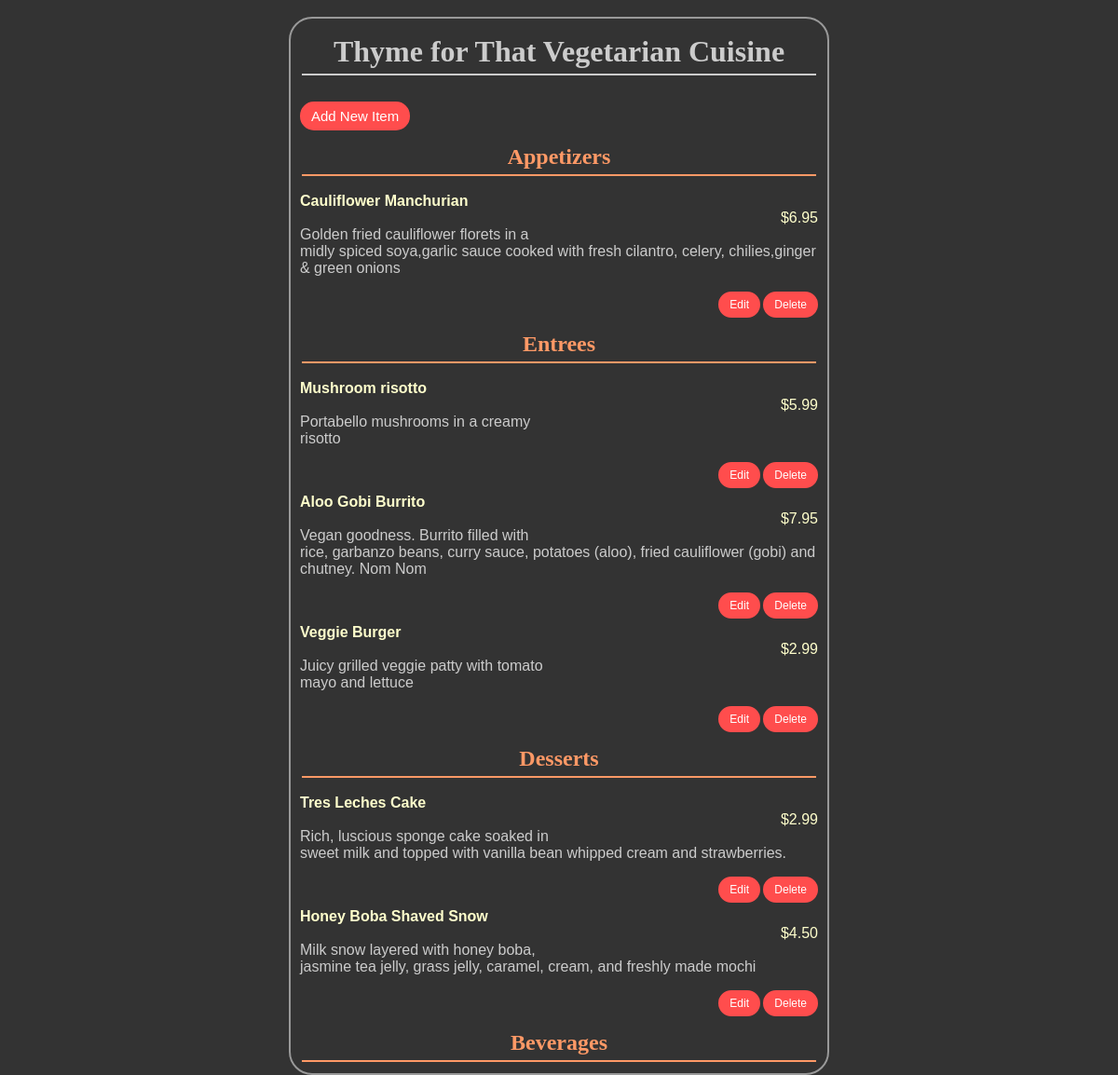
/restaurant/5/menu/, run on the app's committed database.
### database_setup.py (models this page shows, shortened)
class Restaurant(Base):
    __tablename__ = 'restaurant'
    name = Column(String(80), nullable = False)
    id = Column(Integer, primary_key = True)

class MenuItem(Base):
    __tablename__ = 'menu_item'
    name = Column(String(80), nullable = False)
    id = Column(Integer, primary_key = True)
    course = Column(String(80))
    description = Column(String(250))
    price = Column(String(8))
    restaurant_id = Column(Integer, ForeignKey('restaurant.id'))
    restaurant = relationship(Restaurant)

### flaskmenu.py (the view)
@app.route('/restaurant/<int:restaurant_id>/')
@app.route('/restaurant/<int:restaurant_id>/menu/')
def restaurantMenu(restaurant_id):
    restaurant = session.query(Restaurant).filter_by(id=restaurant_id).one()
    items = session.query(MenuItem).filter_by(restaurant_id=restaurant.id).all()
    '''
    output = ''
    for item in items:
        output += item.name
        output += '</br>'
        output += item.price
        output += '</br>'
        output += item.description
        output += '</br></br>'
    return output
    '''
    return render_template('menu.html', restaurant=restaurant, items=items)

### templates/menu.html (shortened to what this page needs)
<!DOCTYPE html>
<html lang="en">
<head>
    <link rel="stylesheet" type="text/css" href="{{ url_for('static', filename='styles.css') }}">
</head>
<body>
    <div class = 'pane'>
        <div>
            <h1>{{restaurant.name}}</h1>
        </div>
        {% if items !=[] %}
            <br>
            <div class = 'create'>
                <a href = "{{ url_for('newMenuItem', restaurant_id = restaurant.id) }}">Add New Item</a>
            </div>
            <h2>Appetizers</h2>
            {% for item in items %}
            {% if item.course == 'Appetizer' %}
            <div>
                <p class = "name"> <strong> {{item.name}} </strong> </p>
                <br>
                <p class = "price"> {{item.price}} </p>
                <br>
                <p class = "description"> {{item.description}} </p>
                <div class = "editdelete">
                    <a href="{{ url_for('editMenuItem', restaurant_id=restaurant.id, menu_id=item.id) }}">Edit</a>
                    <a href="{{ url_for('deleteMenuItem', restaurant_id=restaurant.id, menu_id=item.id) }}">Delete</a>
                </div>
                <br>
            </div>
            {% endif %}
		    {% endfor %}
            <br>
            <h2>Entrees</h2>
            {% for item in items %}
            {% if item.course == 'Entree' %}
            <div>
                <p class = "name"> <strong> {{item.name}} </strong> </p>
                <br>
                <p class = "price"> {{item.price}} </p>
                <br>
                <p class = "description"> {{item.description}} </p>
                <div class = "editdelete">
                    <a href="{{ url_for('editMenuItem', restaurant_id=restaurant.id, menu_id=item.id) }}">Edit</a>
                    <a href="{{ url_for('deleteMenuItem', restaurant_id=restaurant.id, menu_id=item.id) }}">Delete</a>
                </div>
                <br>
            </div>
            {% endif %}
		    {% endfor %}
            <br>
            <h2>Desserts</h2>
            {% for item in items %}
            {% if item.course == 'Dessert' %}
            <div>
                <p class = "name"> <strong> {{item.name}} </strong> </p>
                <br>
                <p class = "price"> {{item.price}} </p>
                <br>
                <p class = "description"> {{item.description}} </p>
                <div class = "editdelete">
                    <a href="{{ url_for('editMenuItem', restaurant_id=restaurant.id, menu_id=item.id) }}">Edit</a>
                    <a href="{{ url_for('deleteMenuItem', restaurant_id=restaurant.id, menu_id=item.id) }}">Delete</a>
                </div>
                <br>
            </div>
            {% endif %}
		    {% endfor %}
            <br>
            <h2>Beverages</h2>
        {% else %}
		    <p> You currently have no menu items. : ) <p>
		    <div class = 'create'>
                <a href = "{{ url_for('newMenuItem', restaurant_id = restaurant.id) }}">Add New Item</a>
            </div>
        {% endif %}
    </div>
</body>
</html>

### static/styles.css (style rules this page uses)
body { font-family: sans-serif; background-color: #333333; }
h1, h2 { color: #cccccc; font-family: 'georgia', serif; padding: 5px; margin: 2px; border-bottom: 2px solid; left: 50%; text-align: center; }
div { color: #ffffcc; }
h2 { color: #ff9966; }
a:link, a:visited { text-decoration: none; background-color: #ff4d4d; color: white; padding: 5px 10px; text-align: center; display: inline-block; border: 2px solid #ff4d4d; border-radius: 15px; }
.pane { position: absolute; left: 25%; right: 25%; border: 2px solid; border-radius: 25px; padding: 10px; margin: 10px; border-color: #999999; }
.create { font-size: 15px; margin-bottom: 10px; }
.name { width: 50%; float: left; }
.price { width: 50%; text-align: right; float: right; color: #ffffcc; }
.description { color: #cccccc; }
.editdelete { font-size: 12px; float: right; }

### data on the page
Restaurant: name "Thyme for That Vegetarian Cuisine"
MenuItem: name "Cauliflower Manchurian", price "$6.95", description "Golden fried cauliflower florets in a midly spiced soya,garlic sauce cooked with fresh cilantro, celery, chilies,ginger & green onions"
MenuItem: name "Mushroom risotto", price "$5.99", description "Portabello mushrooms in a creamy risotto"
MenuItem: name "Aloo Gobi Burrito", price "$7.95", description "Vegan goodness. Burrito filled with rice, garbanzo beans, curry sauce, potatoes (aloo), fried cauliflower (gobi) and chutney. Nom Nom"
MenuItem: name "Veggie Burger", price "$2.99", description "Juicy grilled veggie patty with tomato mayo and lettuce"
MenuItem: name "Tres Leches Cake", price "$2.99", description "Rich, luscious sponge cake soaked in sweet milk and topped with vanilla bean whipped cream and strawberries."
MenuItem: name "Honey Boba Shaved Snow", price "$4.50", description "Milk snow layered with honey boba, jasmine tea jelly, grass jelly, caramel, cream, and freshly made mochi"
